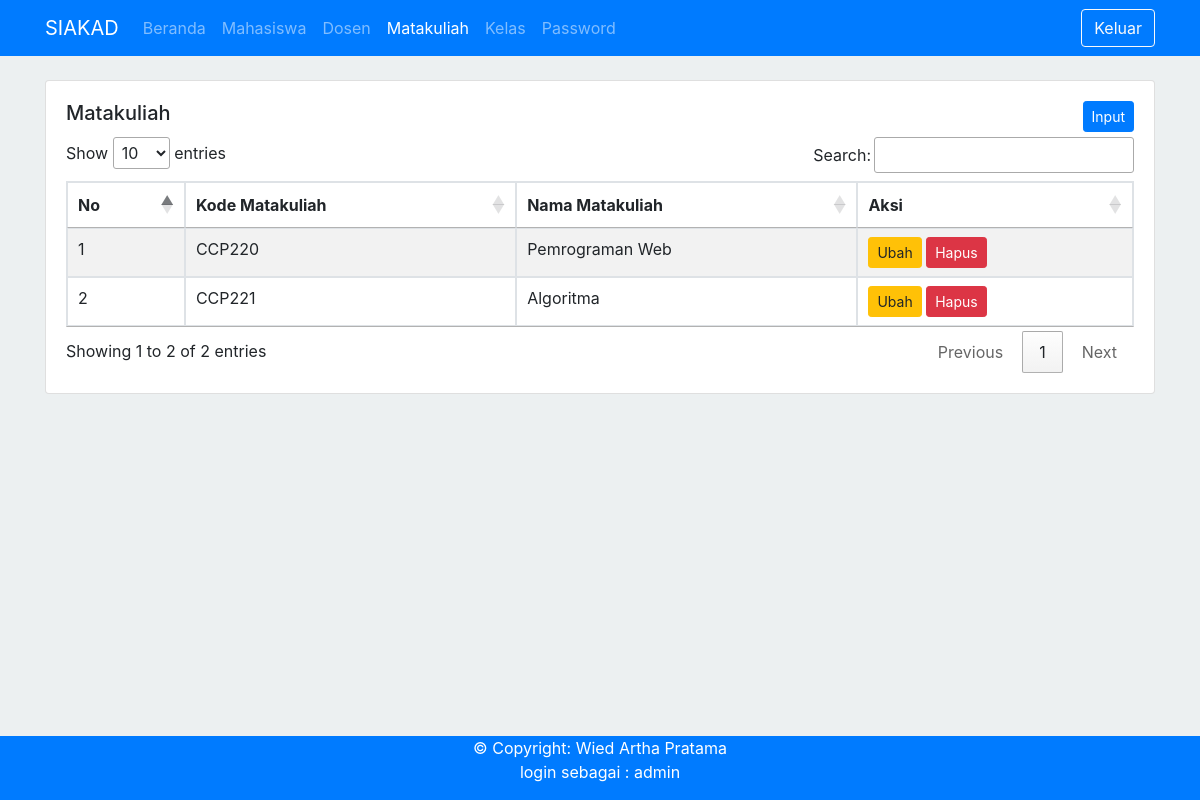
The app's page /index.php?p=matakuliah (signed in) with its own data.
### tables this page shows
CREATE TABLE `matakuliah` (
  `kodemk` varchar(6) NOT NULL,
  `namamk` varchar(50) DEFAULT NULL,
  PRIMARY KEY (`kodemk`)
);

### pages/matakuliah/index.php (the view, shortened to what this page needs)
<div class="card">
    <div class="card-body">
        <h5 class="card-title">
            Matakuliah
            <?php
                if($_SESSION['level']==1){
            ?>
            <div class="pull-right">
                <a href="?p=input-matakuliah" class="btn btn-primary btn-sm">Input</a>
            </div>
            <?php
                }
            ?>
        </h5>
        <table class="table table-striped table-bordered table-hover" id="myTable">
            <thead>
                <tr>
                    <th>No</th>
                    <th>Kode Matakuliah</th>
                    <th>Nama Matakuliah</th>
                    <?php
                        if($_SESSION['level']==1){
                    ?>
                    <th>Aksi</th>
                    <?php
                        }
                    ?>
                </tr>
            </thead>
            <tbody>
                <?php
                    $no = 1;
                    include "./config/config_header.php";
                    $sql = "SELECT * FROM matakuliah order by kodemk asc";
                    $result = $conn->query($sql);
                    if ($result->num_rows > 0) {
                    while($a = $result->fetch_assoc()) { ?>
                        <tr>
                            <td><?= $no++ ?></td>
                            <td><?= $a['kodemk'] ?></td>
                            <td><?= $a['namamk'] ?></td>
                            <?php
                                if($_SESSION['level']==1){
                            ?>
                            <td>
                                <a href="?p=ubah-matakuliah&kodemk=<?=$a['kodemk']?>" class="btn btn-warning btn-sm">Ubah</a>
                                <a href="?p=hapus-matakuliah&kodemk=<?=$a['kodemk']?>" class="btn btn-danger btn-sm">Hapus</a>
                            </td>
                            <?php
                                }
                            ?>
                        </tr>
                <?php }
                    } else {
                        echo "0 results";
                    }
                ?>
            </tbody>
        </table>
    </div>
</div>

### index.php (style rules this page uses)
body { background-color: #ecf0f1 !important; }
.pull-right { float: right; }

### records on screen
matakuliah: kodemk "CCP220", namamk "Pemrograman Web"
matakuliah: kodemk "CCP221", namamk "Algoritma"

### other values on screen
$_SESSION['username'] "admin"
